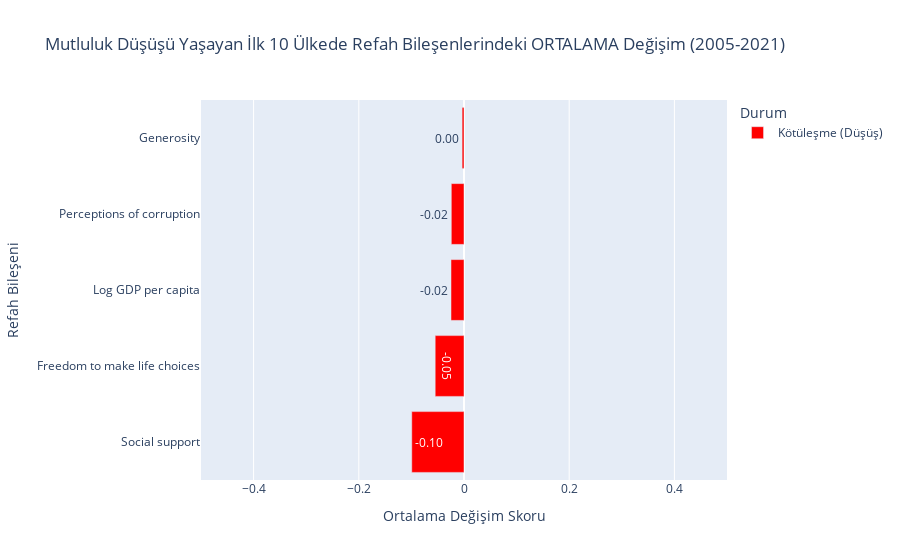

Here is the notebook cell this chart was saved with:
### Code cell
import pandas as pd
import plotly.express as px

df = pd.read_csv("data.csv")

START_YEAR = 2005 
END_YEAR = 2021

metrics_to_examine = [
    'Log GDP per capita',
    'Social support', 
    'Freedom to make life choices',
    'Generosity',
    'Perceptions of corruption'
]

df_filtered = df[df['Year'].isin([START_YEAR, END_YEAR])].copy()

required_cols = ['Country name', 'Year', 'Life Ladder'] + metrics_to_examine
df_complete = df_filtered.dropna(subset=required_cols)

pivot_complete = df_complete.pivot_table(
    index='Country name', 
    columns='Year', 
    values=required_cols[2:],
    aggfunc='mean'
)

pivot_complete['Life Ladder Change'] = pivot_complete[('Life Ladder', END_YEAR)] - pivot_complete[('Life Ladder', START_YEAR)]

top_declines_series = pivot_complete['Life Ladder Change'].nsmallest(10)
decline_countries = top_declines_series.index.tolist()

change_df = pivot_complete.loc[decline_countries].copy()

average_changes = {}
for metric in metrics_to_examine:
    change_values = change_df[(metric, END_YEAR)] - change_df[(metric, START_YEAR)]
    average_changes[metric] = change_values.mean()

plot_data = pd.DataFrame(list(average_changes.items()), columns=['Refah Bileşeni', 'Ortalama Değişim'])

plot_data['Durum'] = plot_data['Ortalama Değişim'].apply(lambda x: 'İyileşme (Artış)' if x >= 0 else 'Kötüleşme (Düşüş)')

fig = px.bar(
    plot_data.sort_values(by='Ortalama Değişim', ascending=True),
    x='Ortalama Değişim',
    y='Refah Bileşeni',
    orientation='h',
    color='Durum',
    color_discrete_map={'İyileşme (Artış)': 'green', 'Kötüleşme (Düşüş)': 'red'},
    title=f'Mutluluk Düşüşü Yaşayan İlk 10 Ülkede Refah Bileşenlerindeki ORTALAMA Değişim ({START_YEAR}-{END_YEAR})',
    labels={'Ortalama Değişim': 'Ortalama Değişim Skoru (2021 - 2005)'},
    text_auto='.2f'
)

fig.update_layout(
    xaxis_title='Ortalama Değişim Skoru',
    yaxis_title='Refah Bileşeni',
    xaxis_range=[-0.5, 0.5]
)

fig.show()

### Figure 1 — Plotly figure (JSON) as saved in the notebook; plotly's stock layout.template omitted (floating-point values rounded to 4 significant figures)
{"data": [{"hovertemplate": "Durum=Kötüleşme (Düşüş)<br>Ortalama Değişim Skoru (2021 - 2005)=%{x}<br>Refah Bileşeni=%{y}<extra></extra>", "legendgroup": "Kötüleşme (Düşüş)", "marker": {"color": "red", "pattern": {"shape": ""}}, "name": "Kötüleşme (Düşüş)", "orientation": "h", "showlegend": true, "textposition": "auto", "texttemplate": "%{x:.2f}", "type": "bar", "x": [-0.09932, -0.05477, -0.0247, -0.02415, -0.003571], "xaxis": "x", "y": ["Social support", "Freedom to make life choices", "Log GDP per capita", "Perceptions of corruption", "Generosity"], "yaxis": "y"}], "layout": {"barmode": "relative", "legend": {"title": {"text": "Durum"}, "tracegroupgap": 0}, "title": {"text": "Mutluluk Düşüşü Yaşayan İlk 10 Ülkede Refah Bileşenlerindeki ORTALAMA Değişim (2005-2021)"}, "xaxis": {"anchor": "y", "domain": [0, 1], "range": [-0.5, 0.5], "title": {"text": "Ortalama Değişim Skoru"}}, "yaxis": {"anchor": "x", "domain": [0, 1], "title": {"text": "Refah Bileşeni"}}}}
